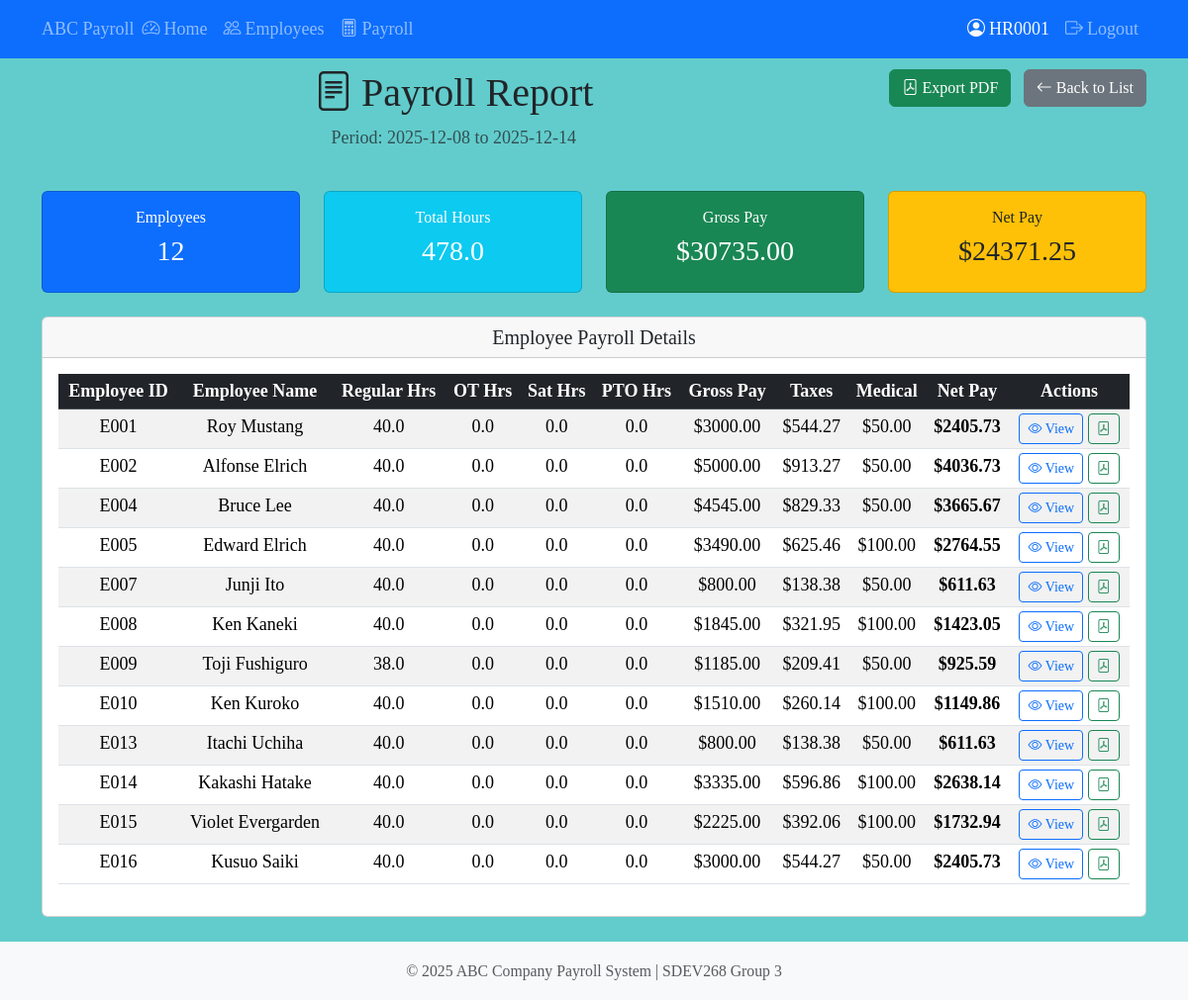
Screenshot of /payroll/report/11 (signed in) with the database file from the repository.
### tables this page shows
CREATE TABLE payroll_periods (
    payroll_id INTEGER PRIMARY KEY AUTOINCREMENT,
    period_start_date TEXT NOT NULL,
    period_end_date TEXT NOT NULL,
    processed_date TEXT,
    is_locked INTEGER NOT NULL DEFAULT 0,
    processed_by TEXT,
    created_date TEXT NOT NULL DEFAULT (datetime('now', 'localtime')),
    UNIQUE(period_start_date, period_end_date),
    CHECK (date(period_end_date) >= date(period_start_date))
);

CREATE TABLE payroll_details (
    payroll_detail_id INTEGER PRIMARY KEY AUTOINCREMENT,
    payroll_id INTEGER NOT NULL,
    employee_id TEXT NOT NULL,

    regular_hours REAL NOT NULL DEFAULT 0,
    overtime_hours REAL NOT NULL DEFAULT 0,
    saturday_hours REAL NOT NULL DEFAULT 0,
    pto_hours REAL NOT NULL DEFAULT 0,
    total_hours REAL NOT NULL DEFAULT 0,

    base_pay REAL NOT NULL DEFAULT 0,
    overtime_pay REAL NOT NULL DEFAULT 0,
    saturday_pay REAL NOT NULL DEFAULT 0,
    gross_pay REAL NOT NULL DEFAULT 0,

    medical_deduction REAL NOT NULL DEFAULT 0,
    dependent_stipend REAL NOT NULL DEFAULT 0,

    taxable_income REAL NOT NULL DEFAULT 0,

    state_tax REAL NOT NULL DEFAULT 0,
    federal_tax_employee REAL NOT NULL DEFAULT 0,
    social_security_employee REAL NOT NULL DEFAULT 0,
    medicare_employee REAL NOT NULL DEFAULT 0,
    total_employee_taxes REAL NOT NULL DEFAULT 0,

    net_pay REAL NOT NULL DEFAULT 0,

    federal_tax_employer REAL NOT NULL DEFAULT 0,
    social_security_employer REAL NOT NULL DEFAULT 0,
    medicare_employer REAL NOT NULL DEFAULT 0,
    total_employer_taxes REAL NOT NULL DEFAULT 0,

    calculated_date TEXT NOT NULL DEFAULT (datetime('now', 'localtime')),

    FOREIGN KEY (payroll_id) REFERENCES payroll_periods(payroll_id),
    FOREIGN KEY (employee_id) REFERENCES employees(employee_id),
    UNIQUE(payroll_id, employee_id)
);

CREATE TABLE employees (
    employee_id TEXT PRIMARY KEY,
    first_name TEXT NOT NULL,
    last_name TEXT NOT NULL,
    surname TEXT,
    date_of_birth TEXT NOT NULL,
    gender TEXT NOT NULL CHECK(gender IN ('Male', 'Female')),
    email TEXT NOT NULL UNIQUE,
    phone_num TEXT,
    address_line1 TEXT NOT NULL,
    address_line2 TEXT,
    city TEXT NOT NULL,
    state TEXT NOT NULL,
    zip_code TEXT NOT NULL,
    has_picture INTEGER NOT NULL DEFAULT 0,
    picture_filename TEXT,
    status TEXT NOT NULL DEFAULT 'Active' CHECK(status IN ('Active', 'Terminated')),
    date_hired TEXT NOT NULL,
    department_name TEXT NOT NULL,
    job_title_name TEXT NOT NULL,
    created_date TEXT NOT NULL DEFAULT (datetime('now', 'localtime')),
    modified_date TEXT NOT NULL DEFAULT (datetime('now', 'localtime')),
    FOREIGN KEY (department_name) REFERENCES departments(department_name),
    FOREIGN KEY (job_title_name) REFERENCES job_titles(title_name)
);

### src/routes/payroll.py (the view)
@bp.route("/report/<int:payroll_id>")
@admin_required
def payroll_report(payroll_id):
    success, message, period = payroll_controller.get_payroll_period(payroll_id)
    if not success:
        flash(message, "error")
        return redirect(url_for("payroll.payroll_list"))
    success, message, summary = payroll_controller.get_payroll_summary(
        period.period_start_date, period.period_end_date
    )
    success, message, details = payroll_controller.get_payroll_details_for_period(payroll_id)
    return render_template(
        "payroll/payroll_report.html",
        period=period,
        summary=summary,
        details=details,
    )

### src/controllers/payroll_controller.py (called while the page is built)
    def get_payroll_period(self, payroll_id: int) -> tuple[bool, str, PayrollPeriod | None]:
        try:
            period = PayrollPeriod.get_by_id(payroll_id)
            if period:
                return True, "Payroll period found", period
            return False, f"Payroll period {payroll_id} not found", None
        except Exception as e:
            return False, f"Error retrieving payroll period: {e!s}", None

    def get_payroll_details_for_period(
        self, payroll_id: int
    ) -> tuple[bool, str, list[PayrollDetail]]:
        try:
            details = PayrollDetail.get_by_payroll(payroll_id)
            return True, f"Retrieved {len(details)} payroll details", details
        except Exception as e:
            return False, f"Error retrieving payroll details: {e!s}", []

### src/models/base_model.py (called while the page is built)
    @classmethod
    def get_connection(cls) -> sqlite3.Connection:
        conn = sqlite3.connect(cls.DB_PATH, timeout=30.0)
        conn.row_factory = sqlite3.Row
        return conn

    @classmethod
    def execute_query(cls, query: str, params: tuple = ()) -> list[sqlite3.Row]:
        conn = cls.get_connection()
        cursor = conn.cursor()
        cursor.execute(query, params)
        results = cursor.fetchall()
        conn.close()
        return results

    @classmethod
    def execute_single(cls, query: str, params: tuple = ()) -> sqlite3.Row | None:
        conn = cls.get_connection()
        cursor = conn.cursor()
        cursor.execute(query, params)
        result = cursor.fetchone()
        conn.close()
        return result

### src/models/payroll.py (called while the page is built)
    @classmethod
    def get_by_id(cls, payroll_id: int) -> Optional["PayrollPeriod"]:
        query = "SELECT * FROM payroll_periods WHERE payroll_id = ?"
        row = cls.execute_single(query, (payroll_id,))
        if row is None:
            return None
        return cls._row_to_payroll_period(row)

    @classmethod
    def get_by_dates(
        cls, start_date: str, end_date: str
    ) -> Optional["PayrollPeriod"]:
        query = """
            SELECT * FROM payroll_periods
            WHERE period_start_date = ? AND period_end_date = ?
        """
        row = cls.execute_single(query, (start_date, end_date))
        if row is None:
            return None
        return cls._row_to_payroll_period(row)

### src/templates/payroll/payroll_report.html (shortened to what this page needs)
{% extends "base.html" %}
{% block content %}
<div class="row mb-4">
    <div class="col">
        <h1><i class="bi bi-file-text me-2"></i>Payroll Report</h1>
        <p class="text-muted">
            Period: {{ period.period_start_date }} to {{ period.period_end_date }}
        </p>
    </div>
    <div class="col-auto">
        <a href="{{ url_for('payroll.download_payroll_summary_pdf', payroll_id=period.payroll_id) }}" class="btn btn-success me-2">
            <i class="bi bi-file-pdf me-1"></i>Export PDF
        </a>
        <a href="{{ url_for('payroll.payroll_list') }}" class="btn btn-secondary">
            <i class="bi bi-arrow-left me-1"></i>Back to List
        </a>
    </div>
</div>
{% if summary %}
<div class="row mb-4">
    <div class="col-md-3">
        <div class="card bg-primary text-white">
            <div class="card-body text-center">
                <h6>Employees</h6>
                <h3>{{ summary.employee_count }}</h3>
            </div>
        </div>
    </div>
    <div class="col-md-3">
        <div class="card bg-info text-white">
            <div class="card-body text-center">
                <h6>Total Hours</h6>
                <h3>{{ "%.1f" | format(summary.totals.total_hours) }}</h3>
            </div>
        </div>
    </div>
    <div class="col-md-3">
        <div class="card bg-success text-white">
            <div class="card-body text-center">
                <h6>Gross Pay</h6>
                <h3>${{ "%.2f" | format(summary.totals.total_gross_pay) }}</h3>
            </div>
        </div>
    </div>
    <div class="col-md-3">
        <div class="card bg-warning text-dark">
            <div class="card-body text-center">
                <h6>Net Pay</h6>
                <h3>${{ "%.2f" | format(summary.totals.total_net_pay) }}</h3>
            </div>
        </div>
    </div>
</div>
{% endif %}
<div class="card">
    <div class="card-header">
        <h5 class="mb-0">Employee Payroll Details</h5>
    </div>
    <div class="card-body">
        {% if details %}
        <div class="table-responsive">
            <table class="table table-striped table-sm">
                <thead class="table-dark">
                    <tr>
                        <th>Employee ID</th>
                        <th>Employee Name</th>
                        <th>Regular Hrs</th>
                        <th>OT Hrs</th>
                        <th>Sat Hrs</th>
                        <th>PTO Hrs</th>
                        <th>Gross Pay</th>
                        <th>Taxes</th>
                        <th>Medical</th>
                        <th>Net Pay</th>
                        <th>Actions</th>
                    </tr>
                </thead>
                <tbody>
                    {% for d in details %}
                    <tr>
                        <td>{{ d.employee_id }}</td>
                        <td>{{ d.first_name }} {{ d.last_name }}</td>
                        <td>{{ d.regular_hours }}</td>
                        <td>{{ d.overtime_hours }}</td>
                        <td>{{ d.saturday_hours }}</td>
                        <td>{{ d.pto_hours }}</td>
                        <td>${{ "%.2f" | format(d.gross_pay) }}</td>
                        <td>${{ "%.2f" | format(d.total_employee_taxes) }}</td>
                        <td>${{ "%.2f" | format(d.medical_deduction) }}</td>
                        <td><strong>${{ "%.2f" | format(d.net_pay) }}</strong></td>
                        <td>
                            <a href="{{ url_for('payroll.view_paycheck_detail', payroll_detail_id=d.payroll_detail_id) }}"
                                class="btn btn-sm btn-outline-primary">
                                <i class="bi bi-eye"></i> View
                            </a>
                            <a href="{{ url_for('payroll.download_paycheck_pdf', payroll_detail_id=d.payroll_detail_id) }}"
                                class="btn btn-sm btn-outline-success">
                                <i class="bi bi-file-pdf"></i>
                            </a>
                        </td>
                    </tr>
                    {% endfor %}
                </tbody>
            </table>
        </div>
        {% else %}
        <p class="text-muted text-center">No payroll details available.</p>
        {% endif %}
    </div>
</div>
{% endblock %}

### src/static/css/PayrollStyle.css (style rules this page uses)
body { font-family: 'Times New Roman', serif; text-align: center; font-size: large; background-color: #62cccc; }

### rows the page displays
payroll_periods: period_start_date "2025-12-08", period_end_date "2025-12-14"
payroll_details: employee_id "E001", first_name "Roy", last_name "Mustang", regular_hours "40.0", overtime_hours "0.0", saturday_hours "0.0", pto_hours "0.0", gross_pay "3000.00", total_employee_taxes "544.27", medical_deduction "50.00", net_pay "2405.73"
payroll_details: employee_id "E002", first_name "Alfonse", last_name "Elrich", regular_hours "40.0", overtime_hours "0.0", saturday_hours "0.0", pto_hours "0.0", gross_pay "5000.00", total_employee_taxes "913.27", medical_deduction "50.00", net_pay "4036.73"
payroll_details: employee_id "E004", first_name "Bruce", last_name "Lee", regular_hours "40.0", overtime_hours "0.0", saturday_hours "0.0", pto_hours "0.0", gross_pay "4545.00", total_employee_taxes "829.33", medical_deduction "50.00", net_pay "3665.67"
payroll_details: employee_id "E005", first_name "Edward", last_name "Elrich", regular_hours "40.0", overtime_hours "0.0", saturday_hours "0.0", pto_hours "0.0", gross_pay "3490.00", total_employee_taxes "625.46", medical_deduction "100.00", net_pay "2764.55"
payroll_details: employee_id "E007", first_name "Junji", last_name "Ito", regular_hours "40.0", overtime_hours "0.0", saturday_hours "0.0", pto_hours "0.0", gross_pay "800.00", total_employee_taxes "138.38", medical_deduction "50.00", net_pay "611.63"
payroll_details: employee_id "E008", first_name "Ken", last_name "Kaneki", regular_hours "40.0", overtime_hours "0.0", saturday_hours "0.0", pto_hours "0.0", gross_pay "1845.00", total_employee_taxes "321.95", medical_deduction "100.00", net_pay "1423.05"
payroll_details: employee_id "E009", first_name "Toji", last_name "Fushiguro", regular_hours "38.0", overtime_hours "0.0", saturday_hours "0.0", pto_hours "0.0", gross_pay "1185.00", total_employee_taxes "209.41", medical_deduction "50.00", net_pay "925.59"
payroll_details: employee_id "E010", first_name "Ken", last_name "Kuroko", regular_hours "40.0", overtime_hours "0.0", saturday_hours "0.0", pto_hours "0.0", gross_pay "1510.00", total_employee_taxes "260.14", medical_deduction "100.00", net_pay "1149.86"
payroll_details: employee_id "E013", first_name "Itachi", last_name "Uchiha", regular_hours "40.0", overtime_hours "0.0", saturday_hours "0.0", pto_hours "0.0", gross_pay "800.00", total_employee_taxes "138.38", medical_deduction "50.00", net_pay "611.63"
payroll_details: employee_id "E014", first_name "Kakashi", last_name "Hatake", regular_hours "40.0", overtime_hours "0.0", saturday_hours "0.0", pto_hours "0.0", gross_pay "3335.00", total_employee_taxes "596.86", medical_deduction "100.00", net_pay "2638.14"
payroll_details: employee_id "E015", first_name "Violet", last_name "Evergarden", regular_hours "40.0", overtime_hours "0.0", saturday_hours "0.0", pto_hours "0.0", gross_pay "2225.00", total_employee_taxes "392.06", medical_deduction "100.00", net_pay "1732.94"
payroll_details: employee_id "E016", first_name "Kusuo", last_name "Saiki", regular_hours "40.0", overtime_hours "0.0", saturday_hours "0.0", pto_hours "0.0", gross_pay "3000.00", total_employee_taxes "544.27", medical_deduction "50.00", net_pay "2405.73"

### other values shown
{{ session.get('username', 'User') }} "HR0001"
{{ summary.employee_count }} "12"
{{ "%.1f" | format(summary.totals.total_hours) }} "478.0"
{{ "%.2f" | format(summary.totals.total_gross_pay) }} "30735.00"
{{ "%.2f" | format(summary.totals.total_net_pay) }} "24371.25"
